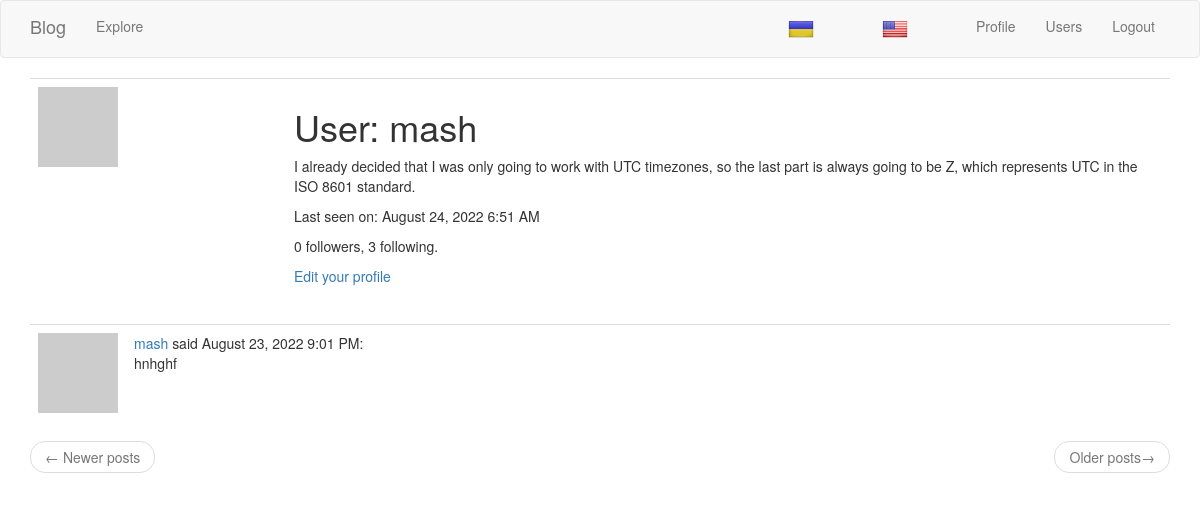
The page /user/mash (signed in) on the database as committed earlier.
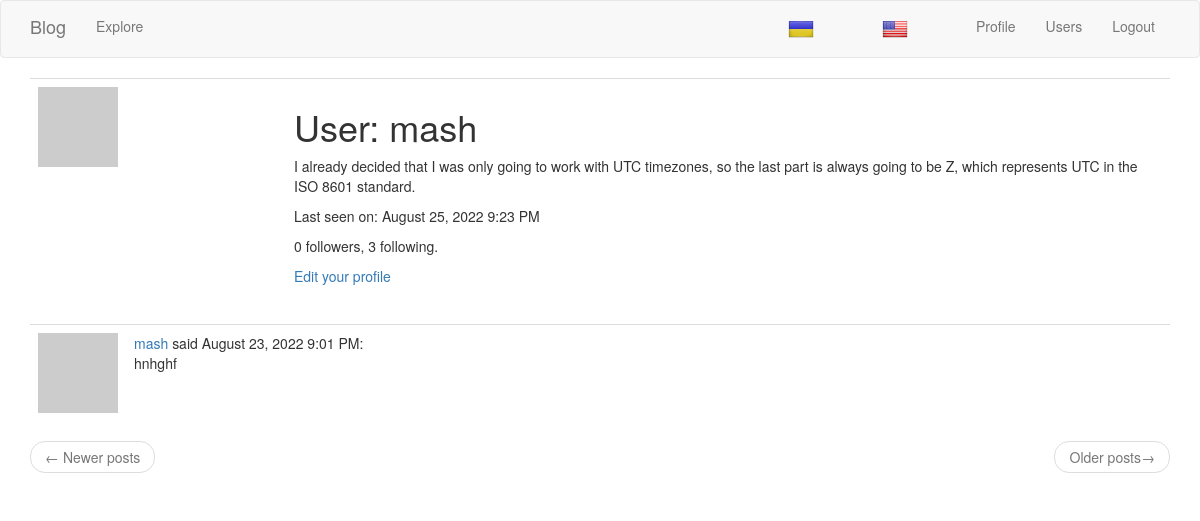
The same page on the database as committed later.
### app/models.py (models this page shows, shortened)
class User(UserMixin, db.Model):
    id = db.Column(db.Integer, primary_key=True)
    username = db.Column(db.String(64), index=True, unique=True)
    email = db.Column(db.String(120), index=True, unique=True)
    password_hash = db.Column(db.String(128))
    about_me = db.Column(db.String(255))
    last_seen = db.Column(db.DateTime, default=datetime.utcnow)
    posts = db.relationship('Post', backref='author', lazy='dynamic')
    followed = db.relationship(
        'User', secondary=followers,
        primaryjoin=(followers.c.follower_id == id),
        secondaryjoin=(followers.c.followed_id == id),
        backref=db.backref('followers', lazy='dynamic'), lazy='dynamic')
    def avatar(self, size):
        digest = md5(self.email.lower().encode('utf-8')).hexdigest()
        return f'https://www.gravatar.com/avatar/{digest}?d=identicon&s={size}'

### app/main/routes.py (the view)
@bp.route('/user/<username>')
@login_required
def user(username):
    user = User.query.filter_by(username=username).first_or_404()
    page = request.args.get('page', 1, type=int)
    posts = user.posts.order_by(Post.timestamp.desc()).paginate(
        page, current_app.config['POSTS_PER_PAGE'], False)
    next_url = url_for('main.user', username=user.username, page=posts.next_num) if posts.has_next else None
    prev_url = url_for('main.user', username=user.username, page=posts.prev_num) if posts.has_prev else None
    form = EmptyForm()
    return render_template('user.html', user=user, posts=posts.items, next_url=next_url, prev_url=prev_url, form=form)

### app/main/routes.py (called while the page is built)
@bp.before_request
def before_request():
    if current_user.is_authenticated:
        current_user.last_seen = datetime.utcnow()
        db.session.commit()

### app/models.py (called while the page is built)
@login.user_loader
def load_user(id_db):
    return User.query.get(int(id_db))

### app/templates/user.html (shortened to what this page needs)
{% extends "base.html" %}
{% block app_content %}
<table class="table table-hover">
    <tr>
        <td width="256px"><img src="{{ user.avatar(256) }}"></td>
        <td>
            <h1>{{ _('User:') }} {{ user.username }}</h1>
            {% if user.about_me %}<p>{{ user.about_me }}</p>{% endif %}
            {% if user.last_seen %}<p>{{ _('Last seen on:') }} {{ moment(user.last_seen).format('LLL') }}</p>{% endif %}
            <p>{{ user.followers.count() }} {{ _('followers,') }} {{ user.followed.count() }} {{ _('following.') }}</p>
            {% if user == current_user %}
            <p><a href="{{ url_for('main.edit_profile') }}">{{ _('Edit your profile') }}</a></p>
            {% endif %}
        </td>
    </tr>
</table>
{% for post in posts %}
{% include '_post.html' %}
{% endfor %}
<nav aria-label="...">
    <ul class="pager">
        <li class="previous{% if not prev_url %} disabled{% endif %}">
            <a href="{{ prev_url or '#' }}"><span aria-hidden="true">&larr;</span> {{ _('Newer posts') }}</a>
        </li>
        <li class="next{% if not next_url %} disabled{% endif %}">
            <a href="{{ next_url or '#' }}">{{ _('Older posts') }}<span aria-hidden="true">&rarr;</span></a>
        </li>
    </ul>
</nav>
{% endblock %}

Rows that differ between the two databases and show on the page:
changed User "mash": last_seen "August 24, 2022 6:51 AM" → "August 25, 2022 9:23 PM"
